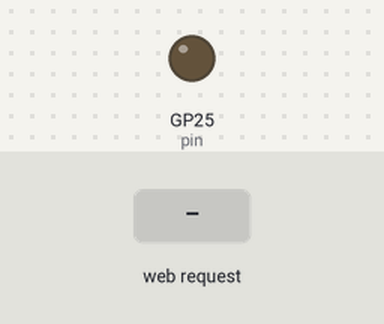
Simulated run of this program. Board: Raspberry Pi Pico running MicroPython. Shown: output pins drawn as LEDs (lit = HIGH). The test bench sets the inputs (shaded band). WiFi joins after 1.5 s; what the program prints to the serial console is not drawn.

Above: at 3.2 s.
3.3 s: HTTP request GET /lighton? received
At 4.5 s:
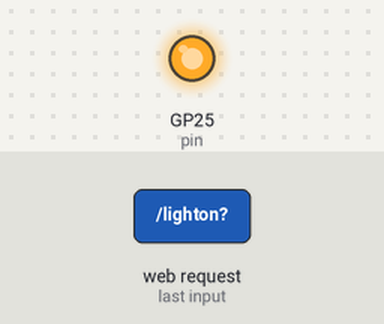
4.8 s: HTTP request GET /lightoff? received
At 5.6 s:
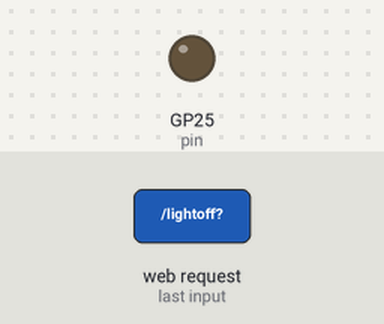
Timing chart, 0 to 7.8 s (numbered marks = the images above; inputs shaded):
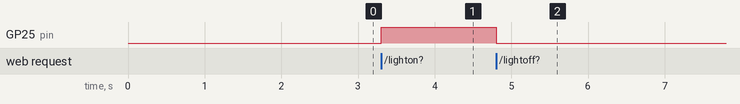

Measured:
- after the input at 3.3 s, GP25 (pin): LOW → HIGH at once
- after the input at 4.8 s, GP25 (pin): HIGH → LOW at once

The program:

server.py
```python
import network
import socket
import machine
from time import sleep

# For testing only THIS IS NOT SAFE!
ssid = 'WIFI_ID_HERE'
password = 'WIFI_PW_HERE'

pin = machine.Pin('LED', machine.Pin.OUT)

def connect():
    wlan = network.WLAN(network.STA_IF)
    wlan.active(True)
    # Disable power saving mode for better connection
    wlan.config(pm = 0xa11140)
    wlan.connect(ssid, password)

    while wlan.isconnected() == False:
        print('Waiting for connection... status', wlan.status())
        sleep(1)

    ip = wlan.ifconfig()[0]
    print(wlan.ifconfig())
    print(f'Connected on {ip}')
    return ip


def open_socket(ip):
    address = (ip, 80)
    connection = socket.socket()
    connection.bind(address)
    connection.listen(1)
    return connection


def webpage(state):
    html = f"""
        <!DOCTYPE html>
        <html>
        <form action="./lighton">
        <input type="submit" value="Light on" />
        </form>
        <form action="./lightoff">
        <input type="submit" value="Light off" />
        </form>
        <p>LED is {state}</p>
        </body>
        </html>
    """
    return str(html)


def serve(connection):
    state = 'OFF'
    pin.off()
    while True:
        client = connection.accept()[0]
        request = client.recv(1024)
        request = str(request)
        try:
            request = request.split()[1]
        except IndexError:
            pass
        if request == '/lighton?':
            pin.on()
            state = 'ON'
        elif request == '/lightoff?':
            pin.off()
            state = 'OFF'
        html = webpage(state)
        client.send(html)
        client.close()


try:
    ip = connect()
    connection = open_socket(ip)
    serve(connection)
except KeyboardInterrupt:
    machine.reset()
```
